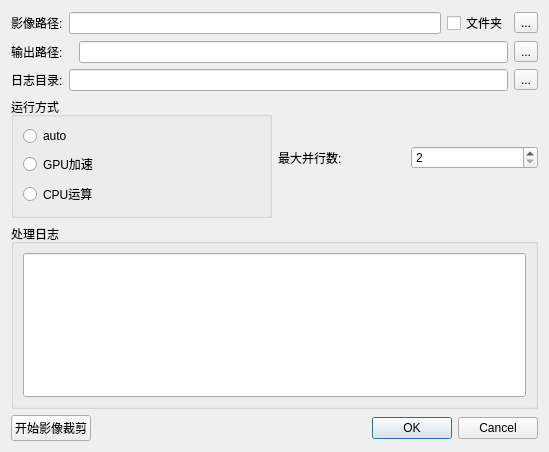
<?xml version="1.0" encoding="UTF-8"?>
<ui version="4.0">
 <class>ImageSuperResolution</class>
 <widget class="QDialog" name="ImageSuperResolution">
  <property name="geometry">
   <rect>
    <x>0</x>
    <y>0</y>
    <width>549</width>
    <height>452</height>
   </rect>
  </property>
  <property name="windowTitle">
   <string>Dialog</string>
  </property>
  <layout class="QGridLayout" name="gridLayout_3" rowstretch="0,0,0,0,1,0">
   <item row="0" column="0" colspan="2">
    <layout class="QHBoxLayout" name="horizontalLayout_6">
     <item>
      <widget class="QLabel" name="label_48">
       <property name="text">
        <string>影像路径:</string>
       </property>
      </widget>
     </item>
     <item>
      <widget class="QLineEdit" name="lineEdit_src"/>
     </item>
     <item>
      <widget class="QCheckBox" name="checkBox_2">
       <property name="text">
        <string>文件夹</string>
       </property>
      </widget>
     </item>
     <item>
      <widget class="QToolButton" name="toolButton_27">
       <property name="text">
        <string>...</string>
       </property>
      </widget>
     </item>
    </layout>
   </item>
   <item row="1" column="0" colspan="2">
    <layout class="QHBoxLayout" name="horizontalLayout_3">
     <item>
      <widget class="QLabel" name="label_49">
       <property name="text">
        <string>输出路径:   </string>
       </property>
      </widget>
     </item>
     <item>
      <widget class="QLineEdit" name="lineEdit_result">
       <property name="text">
        <string/>
       </property>
      </widget>
     </item>
     <item>
      <widget class="QToolButton" name="toolButton_28">
       <property name="text">
        <string>...</string>
       </property>
      </widget>
     </item>
    </layout>
   </item>
   <item row="2" column="0" colspan="2">
    <layout class="QHBoxLayout" name="horizontalLayout_4">
     <item>
      <widget class="QLabel" name="label_50">
       <property name="text">
        <string>日志目录:</string>
       </property>
      </widget>
     </item>
     <item>
      <widget class="QLineEdit" name="lineEdit_shp">
       <property name="text">
        <string/>
       </property>
      </widget>
     </item>
     <item>
      <widget class="QToolButton" name="toolButton_29">
       <property name="text">
        <string>...</string>
       </property>
      </widget>
     </item>
    </layout>
   </item>
   <item row="3" column="0">
    <widget class="QGroupBox" name="groupBox">
     <property name="title">
      <string>运行方式</string>
     </property>
     <layout class="QGridLayout" name="gridLayout">
      <item row="1" column="0">
       <widget class="QRadioButton" name="radioButton_2">
        <property name="text">
         <string>GPU加速</string>
        </property>
       </widget>
      </item>
      <item row="2" column="0">
       <widget class="QRadioButton" name="radioButton_3">
        <property name="text">
         <string>CPU运算</string>
        </property>
       </widget>
      </item>
      <item row="0" column="0">
       <widget class="QRadioButton" name="radioButton">
        <property name="text">
         <string>auto</string>
        </property>
       </widget>
      </item>
     </layout>
    </widget>
   </item>
   <item row="3" column="1">
    <layout class="QHBoxLayout" name="horizontalLayout_2">
     <item>
      <widget class="QLabel" name="label">
       <property name="text">
        <string>最大并行数:</string>
       </property>
      </widget>
     </item>
     <item>
      <widget class="QSpinBox" name="spinBox">
       <property name="minimum">
        <number>2</number>
       </property>
      </widget>
     </item>
    </layout>
   </item>
   <item row="4" column="0" colspan="2">
    <widget class="QGroupBox" name="groupBox_2">
     <property name="title">
      <string>处理日志</string>
     </property>
     <layout class="QGridLayout" name="gridLayout_2">
      <item row="0" column="0">
       <widget class="QLineEdit" name="lineEdit">
        <property name="sizePolicy">
         <sizepolicy hsizetype="Expanding" vsizetype="Preferred">
          <horstretch>0</horstretch>
          <verstretch>0</verstretch>
         </sizepolicy>
        </property>
       </widget>
      </item>
     </layout>
    </widget>
   </item>
   <item row="5" column="0" colspan="2">
    <layout class="QHBoxLayout" name="horizontalLayout">
     <item>
      <widget class="QPushButton" name="pushButton">
       <property name="text">
        <string>开始影像裁剪</string>
       </property>
      </widget>
     </item>
     <item>
      <widget class="QDialogButtonBox" name="buttonBox">
       <property name="orientation">
        <enum>Qt::Horizontal</enum>
       </property>
       <property name="standardButtons">
        <set>QDialogButtonBox::Cancel|QDialogButtonBox::Ok</set>
       </property>
      </widget>
     </item>
    </layout>
   </item>
  </layout>
 </widget>
 <resources/>
 <connections>
  <connection>
   <sender>buttonBox</sender>
   <signal>accepted()</signal>
   <receiver>ImageSuperResolution</receiver>
   <slot>accept()</slot>
   <hints>
    <hint type="sourcelabel">
     <x>248</x>
     <y>254</y>
    </hint>
    <hint type="destinationlabel">
     <x>157</x>
     <y>274</y>
    </hint>
   </hints>
  </connection>
  <connection>
   <sender>buttonBox</sender>
   <signal>rejected()</signal>
   <receiver>ImageSuperResolution</receiver>
   <slot>reject()</slot>
   <hints>
    <hint type="sourcelabel">
     <x>316</x>
     <y>260</y>
    </hint>
    <hint type="destinationlabel">
     <x>286</x>
     <y>274</y>
    </hint>
   </hints>
  </connection>
 </connections>
</ui>
